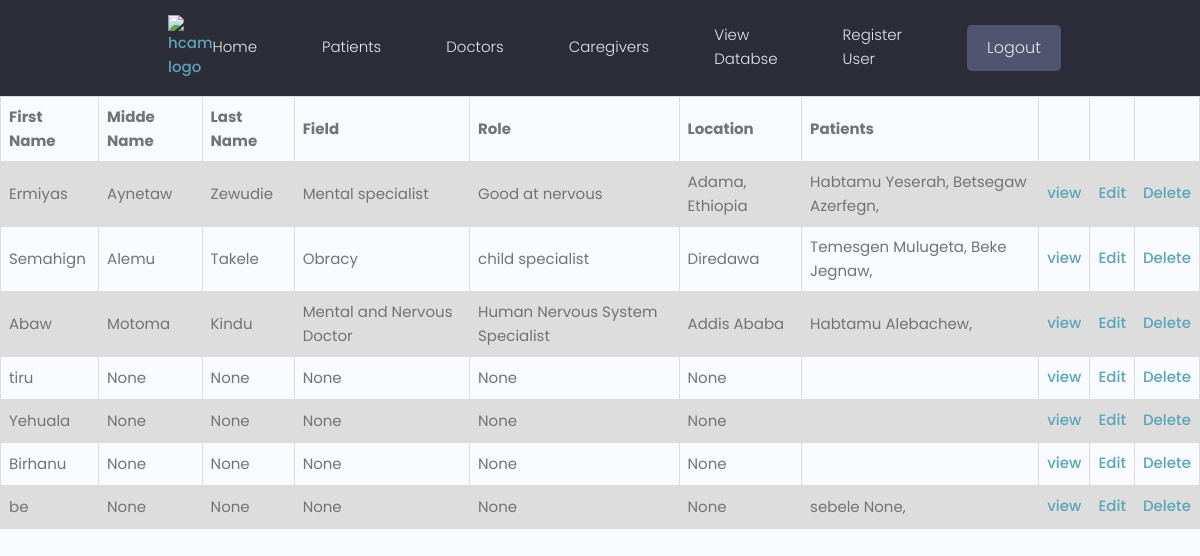
/users/doctors/ (signed in), run on the app's committed database.
### users/models.py (models this page shows, shortened)
class Doctor(models.Model):
    user = models.OneToOneField(UserAccount, null=True, blank=True, on_delete=models.CASCADE)
    first_name = models.CharField(max_length=100, null=True, blank=True)
    middle_name = models.CharField(max_length=100, null=True, blank=True)
    last_name = models.CharField(max_length=100, null=True, blank=True)
    email = models.EmailField(max_length=150, null=True, blank=True)
    username = models.CharField(max_length=100, null=True, blank=True)
    location = models.CharField(max_length=100, null=True, blank=True)
    national_id = models.ImageField(null=True, blank=True, default='national.jpg')
    field_title = models.CharField(max_length=150, null=True, blank=True)
    short_intro = models.CharField(max_length=250, null=True, blank=True)
    profile_image = models.ImageField(null=True, blank=True, default='default-doctor.jpg')
    biography = models.TextField(null=True, blank=True)
    working_place = models.ForeignKey(Hospital, on_delete=models.CASCADE, null=True, blank=True)
    cv = models.ImageField(null=True, blank=True)
    created = models.DateTimeField(auto_now_add=True)
    id = models.UUIDField(default=uuid.uuid4, unique=True, primary_key=True, editable=False)

class Patient(models.Model):
    user = models.OneToOneField(UserAccount, null=True, blank=True, on_delete=models.CASCADE)
    first_name = models.CharField(max_length=100, null=True, blank=True)
    middle_name = models.CharField(max_length=100, null=True, blank=True)
    last_name = models.CharField(max_length=100, null=True, blank=True)
    email = models.EmailField(max_length=150, null=True, blank=True)
    username = models.CharField(max_length=100, null=True, blank=True)
    location = models.CharField(max_length=100, null=True, blank=True)
    national_id = models.ImageField(null=True, blank=True, default='national.jpg')
    age = models.PositiveIntegerField(null=True, blank=True)
    outPatient = models.BooleanField(null=True, blank=True)
    doctor = models.ForeignKey(Doctor, null=True, blank=True, on_delete=models.SET_NULL)
    diseases = models.ManyToManyField('Disease')
    caregiver = models.ForeignKey(Caregiver, null=True, blank=True, on_delete=models.CASCADE)
    profile_image = models.ImageField(null=True, blank=True, default='default-patient.png')
    created = models.DateTimeField(auto_now_add=True)
    id = models.UUIDField(default=uuid.uuid4, unique=True, primary_key=True, editable=False)

### users/views.py (the view)
# urls.py: path('doctors/', views.doctors, name = 'doctors'),
def doctors(request):
    doctorObj = Doctor.objects.all()
    context = {'doctorObj': doctorObj}
    return render(request, 'users/doctors.html', context)

### users/templates/users/doctors.html (shortened to what this page needs)
{% extends 'main.html' %}
{% block content %}
{% include 'navbar.html' %}
<!DOCTYPE html>
<html>
<head>
</head>
<body>
<table>
  <tr>
    <th>First Name</th>
    <th>Midde Name</th>
    <th>Last Name</th>
    <th>Field</th>
    <th>Role</th>
    <th>Location</th>
    <th>Patients</th>
    <th>     </th>
    <th>     </th>
    <th>     </th>
  </tr>
  {% for doctor in doctorObj %}
  <tr>
    <td>{{doctor.first_name}}</td>
    <td>{{doctor.middle_name}}</td>
    <td>{{doctor.last_name}}</td>
    <td>{{doctor.field_title}}</td>
    <td>{{doctor.short_intro}}</td>
    <td>{{doctor.location}}</td>
    <td>{% for patient in doctor.patient_set.all %}
    {{patient.first_name}} {{patient.middle_name}},
    {% endfor %}</td>
    <td><a href="{% url 'single-doctor' doctor.id %}">view</a></td>
    <td><a href="{% url 'update-doctor' doctor.id %}">Edit </a></td>
    <td><a href="{% url 'delete-doctor' doctor.id %}">Delete</a></td>
  </tr>
  {% endfor %}
</table>
</body>
</html>
{% endblock %}

### static/styles/app.css (style rules this page uses)
:root { --color-sub: #2d2d39; }

### static/uikit/styles/modules/_variables.css (style rules this page uses)
:root { --color-main: #5aa5b9; --color-main-light: #e6faff; --color-sub: #3f4156; --color-sub-light: #51546e; --color-sub-lighter: #ededfd; --color-text: #737373; --color-gray: #8b8b8b; --color-light: #e5e7eb; --color-light-gray: #767676; --color-bg: #f8fafd; --color-white: #fffefd; --color-white-light: #f3f3f3; --color-success: #359e64; --color-success-bg: #def8e8; --color-error: #fc4b0b; --color-error-bg: #fff2ee; --font-base: 'Poppins', arial, helvetica, 'Segoe UI', roboto, ubuntu, sans-serif; --font-monospace: 'Fira Code', 'Courier New', courier, monospace; --font-regular: 300; --font-medium: 500; --font-bold: 700; --generic-shadow: 1px 1px 5px #00000010; --generic-transition: all 0.3s ease-in-out; }

### static/uikit/styles/modules/_base.css (style rules this page uses)
* { margin: 0; padding: 0; box-sizing: border-box; text-rendering: optimizeLegibility; color: inherit; font-size: inherit; }
html { font-size: 50%; }
@media only screen and (min-width: 480px) { html { font-size: 56.25%; } }
@media only screen and (min-width: 1200px) { html { font-size: 62.5%; } }
body { line-height: 1.6; font-weight: 400; font-size: 1.5rem; color: var(--color-text); background-color: var(--color-bg); min-height: 100vh; }

### static/uikit/styles/modules/_typography.css (style rules this page uses)
* { font-family: var(--font-base); }
a { padding-bottom: 2px; text-decoration: none; display: inline-block; color: var(--color-main); font-weight: var(--font-medium); }

### users/templates/users/doctors.html (style rules this page uses)
table { font-family: arial, sans-serif; border-collapse: collapse; width: 100%; }
td, th { border: 1px solid #dddddd; text-align: left; padding: 8px; }
tr:nth-child(even) { background-color: #dddddd; }

### data on the page
Doctor: first_name "Ermiyas", middle_name "Aynetaw", last_name "Zewudie", field_title "Mental specialist", short_intro "Good at nervous", location "Adama, Ethiopia"
Patient: first_name "Habtamu", middle_name "Yeserah"
Patient: first_name "Betsegaw", middle_name "Azerfegn"
Doctor: first_name "Semahign", middle_name "Alemu", last_name "Takele", field_title "Obracy", short_intro "child specialist", location "Diredawa"
Patient: first_name "Temesgen", middle_name "Mulugeta"
Patient: first_name "Beke", middle_name "Jegnaw"
Doctor: first_name "Abaw", middle_name "Motoma", last_name "Kindu", field_title "Mental and Nervous Doctor", short_intro "Human Nervous System Specialist", location "Addis Ababa"
Patient: first_name "Habtamu", middle_name "Alebachew"
Doctor: first_name "tiru", middle_name "None", last_name "None", field_title "None", short_intro "None", location "None"
Doctor: first_name "Yehuala", middle_name "None", last_name "None", field_title "None", short_intro "None", location "None"
Doctor: first_name "Birhanu", middle_name "None", last_name "None", field_title "None", short_intro "None", location "None"
Doctor: first_name "be", middle_name "None", last_name "None", field_title "None", short_intro "None", location "None"
Patient: first_name "sebele", middle_name "None"
